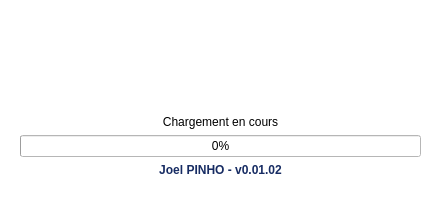
<?xml version="1.0" encoding="UTF-8"?>
<ui version="4.0">
 <class>dialogLoading</class>
 <widget class="QDialog" name="dialogLoading">
  <property name="windowModality">
   <enum>Qt::NonModal</enum>
  </property>
  <property name="enabled">
   <bool>true</bool>
  </property>
  <property name="geometry">
   <rect>
    <x>0</x>
    <y>0</y>
    <width>440</width>
    <height>200</height>
   </rect>
  </property>
  <property name="sizePolicy">
   <sizepolicy hsizetype="Fixed" vsizetype="Fixed">
    <horstretch>0</horstretch>
    <verstretch>0</verstretch>
   </sizepolicy>
  </property>
  <property name="minimumSize">
   <size>
    <width>440</width>
    <height>200</height>
   </size>
  </property>
  <property name="maximumSize">
   <size>
    <width>440</width>
    <height>200</height>
   </size>
  </property>
  <property name="cursor">
   <cursorShape>WaitCursor</cursorShape>
  </property>
  <property name="windowTitle">
   <string>Metis - Initialization</string>
  </property>
  <property name="styleSheet">
   <string notr="true">background-color: rgba(255, 255, 255);</string>
  </property>
  <widget class="QWidget" name="verticalLayoutWidget">
   <property name="geometry">
    <rect>
     <x>10</x>
     <y>10</y>
     <width>421</width>
     <height>177</height>
    </rect>
   </property>
   <layout class="QVBoxLayout" name="mainLayout">
    <property name="leftMargin">
     <number>10</number>
    </property>
    <property name="topMargin">
     <number>10</number>
    </property>
    <property name="rightMargin">
     <number>10</number>
    </property>
    <property name="bottomMargin">
     <number>10</number>
    </property>
    <item>
     <spacer name="verticalSpacer_2">
      <property name="orientation">
       <enum>Qt::Vertical</enum>
      </property>
      <property name="sizeHint" stdset="0">
       <size>
        <width>20</width>
        <height>40</height>
       </size>
      </property>
     </spacer>
    </item>
    <item>
     <layout class="QHBoxLayout" name="horizontalLayout_2">
      <item>
       <spacer name="horizontalSpacer">
        <property name="orientation">
         <enum>Qt::Horizontal</enum>
        </property>
        <property name="sizeHint" stdset="0">
         <size>
          <width>40</width>
          <height>20</height>
         </size>
        </property>
       </spacer>
      </item>
      <item>
       <widget class="QLabel" name="labelRaizeLogo">
        <property name="text">
         <string/>
        </property>
       </widget>
      </item>
      <item>
       <spacer name="horizontalSpacer_2">
        <property name="orientation">
         <enum>Qt::Horizontal</enum>
        </property>
        <property name="sizeHint" stdset="0">
         <size>
          <width>40</width>
          <height>20</height>
         </size>
        </property>
       </spacer>
      </item>
     </layout>
    </item>
    <item>
     <spacer name="verticalSpacer">
      <property name="orientation">
       <enum>Qt::Vertical</enum>
      </property>
      <property name="sizeHint" stdset="0">
       <size>
        <width>20</width>
        <height>40</height>
       </size>
      </property>
     </spacer>
    </item>
    <item>
     <widget class="QLabel" name="labelProgress">
      <property name="styleSheet">
       <string notr="true">background-color: rgba(233, 185, 110, 0);</string>
      </property>
      <property name="text">
       <string>Chargement en cours</string>
      </property>
      <property name="alignment">
       <set>Qt::AlignCenter</set>
      </property>
     </widget>
    </item>
    <item>
     <widget class="QProgressBar" name="progressBar">
      <property name="palette">
       <palette>
        <active>
         <colorrole role="Button">
          <brush brushstyle="SolidPattern">
           <color alpha="255">
            <red>255</red>
            <green>255</green>
            <blue>255</blue>
           </color>
          </brush>
         </colorrole>
         <colorrole role="Base">
          <brush brushstyle="SolidPattern">
           <color alpha="255">
            <red>255</red>
            <green>255</green>
            <blue>255</blue>
           </color>
          </brush>
         </colorrole>
         <colorrole role="Window">
          <brush brushstyle="SolidPattern">
           <color alpha="255">
            <red>255</red>
            <green>255</green>
            <blue>255</blue>
           </color>
          </brush>
         </colorrole>
         <colorrole role="Highlight">
          <brush brushstyle="SolidPattern">
           <color alpha="255">
            <red>48</red>
            <green>140</green>
            <blue>198</blue>
           </color>
          </brush>
         </colorrole>
        </active>
        <inactive>
         <colorrole role="Button">
          <brush brushstyle="SolidPattern">
           <color alpha="255">
            <red>255</red>
            <green>255</green>
            <blue>255</blue>
           </color>
          </brush>
         </colorrole>
         <colorrole role="Base">
          <brush brushstyle="SolidPattern">
           <color alpha="255">
            <red>255</red>
            <green>255</green>
            <blue>255</blue>
           </color>
          </brush>
         </colorrole>
         <colorrole role="Window">
          <brush brushstyle="SolidPattern">
           <color alpha="255">
            <red>255</red>
            <green>255</green>
            <blue>255</blue>
           </color>
          </brush>
         </colorrole>
         <colorrole role="Highlight">
          <brush brushstyle="SolidPattern">
           <color alpha="255">
            <red>48</red>
            <green>140</green>
            <blue>198</blue>
           </color>
          </brush>
         </colorrole>
        </inactive>
        <disabled>
         <colorrole role="Button">
          <brush brushstyle="SolidPattern">
           <color alpha="255">
            <red>255</red>
            <green>255</green>
            <blue>255</blue>
           </color>
          </brush>
         </colorrole>
         <colorrole role="Base">
          <brush brushstyle="SolidPattern">
           <color alpha="255">
            <red>255</red>
            <green>255</green>
            <blue>255</blue>
           </color>
          </brush>
         </colorrole>
         <colorrole role="Window">
          <brush brushstyle="SolidPattern">
           <color alpha="255">
            <red>255</red>
            <green>255</green>
            <blue>255</blue>
           </color>
          </brush>
         </colorrole>
         <colorrole role="Highlight">
          <brush brushstyle="SolidPattern">
           <color alpha="255">
            <red>145</red>
            <green>145</green>
            <blue>145</blue>
           </color>
          </brush>
         </colorrole>
        </disabled>
       </palette>
      </property>
      <property name="value">
       <number>0</number>
      </property>
     </widget>
    </item>
    <item>
     <layout class="QHBoxLayout" name="horizontalLayout">
      <item>
       <widget class="QLabel" name="labelAuthor">
        <property name="font">
         <font>
          <weight>75</weight>
          <bold>true</bold>
         </font>
        </property>
        <property name="styleSheet">
         <string notr="true">color: rgb(23, 44, 99);
text-shadow: 2px, 2px 2px, rgba(0, 0, 0, 1);</string>
        </property>
        <property name="text">
         <string>Joel PINHO - v0.01.02</string>
        </property>
        <property name="alignment">
         <set>Qt::AlignCenter</set>
        </property>
       </widget>
      </item>
     </layout>
    </item>
   </layout>
  </widget>
 </widget>
 <resources/>
 <connections/>
</ui>
